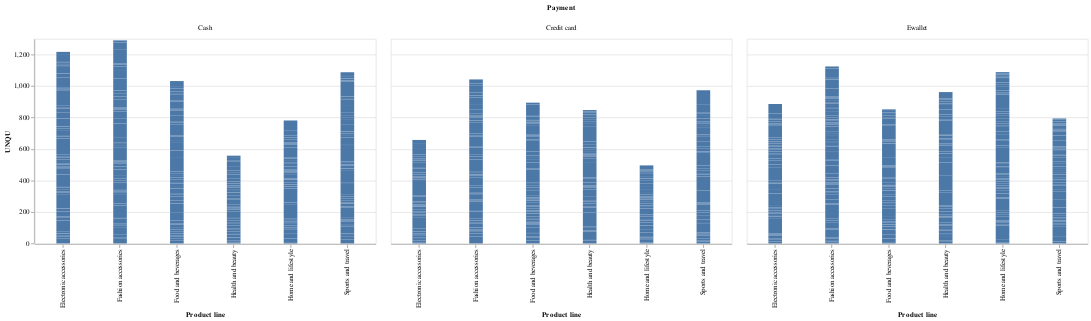

This figure's notebook cell:
### Code cell
alt.Chart(df).mark_bar(size=20).encode(
     alt.X("Product line:N"),
     alt.Y("UNQU:Q"),
     column="Payment:N",
 ).properties(width=500)

### Figure 1 — Vega-Lite specification as saved in the notebook (floating-point values rounded to 4 significant figures; data arrays with more than 128 entries replaced by an {"elided": "..."} marker saying what was removed)
{"config": {"view": {"continuousWidth": 400, "continuousHeight": 300}}, "data": {"name": "data-b9ae593bac529d5f1fb37caa1b2fcd30"}, "mark": {"type": "bar", "size": 20}, "encoding": {"column": {"type": "nominal", "field": "Payment"}, "x": {"type": "nominal", "field": "Product line"}, "y": {"type": "quantitative", "field": "UNQU"}}, "width": 500, "$schema": "https://vega.github.io/schema/vega-lite/v4.8.1.json", "datasets": {"data-b9ae593bac529d5f1fb37caa1b2fcd30": {"elided": "1000 records"}}}
